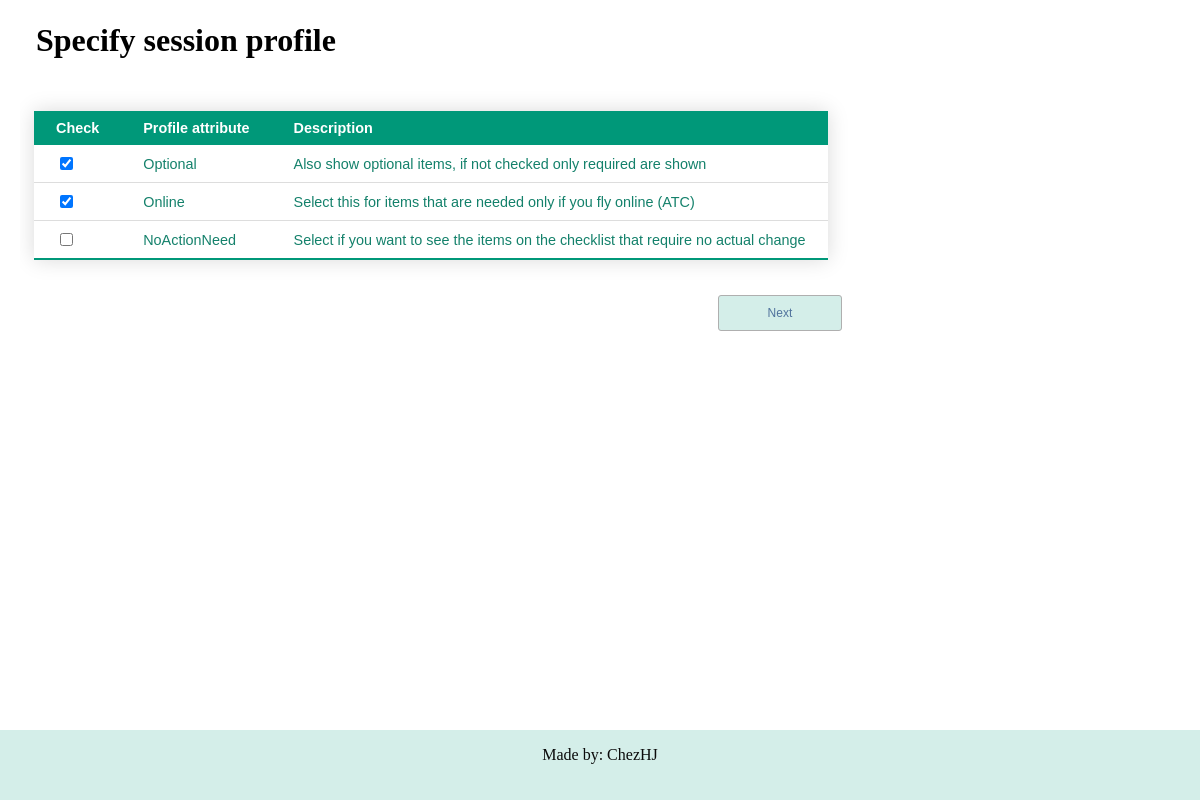
The app's page /checklist/ with its own data.
### checklist/models.py (models this page shows, shortened)
class Attribute(models.Model):
    title = models.CharField(max_length=30)
    order = models.PositiveIntegerField()
    description = models.TextField(blank=True)

class SessionProfile(models.Model):
    sessionId = models.IntegerField()
    attributes = models.ManyToManyField("Attribute", blank=True)

### checklist/views.py (the view)
# urls.py: path('', views.profile_view, name='start'),
def profile_view(request):
    profile2view = get_object_or_404(SessionProfile.objects.all(), pk=1)
    attributes = Attribute.objects.order_by("order")
    return TemplateResponse(
        request,
        "checklist/profile.html",
        {"profile": profile2view, "attributes": attributes},
    )

### checklist/templates/checklist/profile.html (shortened to what this page needs)
{% extends 'checklist/base.html' %}
{% block content %}
<div style="width:fit-content" >
<form action="{% url 'checklist:update_profile' %}" method="post">
    <fieldset style="border:0">
        <legend><h1>Specify session profile</h1></legend>
        <table id="Table1" class="styled-table">
            <thead>
                <tr>
                    <th>Check</th>
                    <th>Profile attribute</th>
                    <th>Description</th>
                </tr>
            </thead>
            <tbody>
            {% for check in attributes.all %}
                <tr><td>
                <input type="checkbox" name="attributes" id="{{ forloop.counter }}" value="{{ check.id }}"
                {% if profile in check.sessionprofile_set.all %}
                    CHECKED/>
                {% else %}
                    />
                {% endif %}
                </td>
                <td><label for="{{ forloop.counter }}">{{ check.title }}</label></td>
                <td><label for="{{ forloop.counter }}">{{ check.description }}</label></td></tr>
            {% endfor %}
            </tbody>
        </table>
    </fieldset>
    <div style="text-align:right;">
        <input class="btn" type="submit" value="Next">
    </div>
    </form>
</div>
{% endblock %}

### checklist/static/checklist/style.css (style rules this page uses)
.styled-table { border-collapse: collapse; margin: 25px 0; font-size: 0.9em; font-family: sans-serif; min-width: 400px; color: #14816b; box-shadow: 0 0 20px rgba(0, 0, 0, 0.15); }
.styled-table thead tr { background-color: #009879; color: #ffffff; text-align: left; }
.styled-table th, .styled-table td { padding: 9px 22px; }
.styled-table tbody tr { border-bottom: 1px solid #dddddd; }
.styled-table tbody tr:last-of-type { border-bottom: 2px solid #009879; }
.btn { font-family: sans-serif; text-align: center; font-size: 12px; color: #51739d; background-color: #d4eee9; border-radius: 3px; width: 15%; padding: 10px 0; border: 1px solid #afafaf; }
.body { height: 100%; width: 100%; margin: 0; overflow:auto; }

### records on screen
Attribute: attributes "☑", title "Optional", description "Also show optional items, if not checked only required are shown"
Attribute: attributes "☑", title "Online", description "Select this for items that are needed only if you fly online (ATC)"
Attribute: title "NoActionNeed", description "Select if you want to see the items on the checklist that require no actual change"
